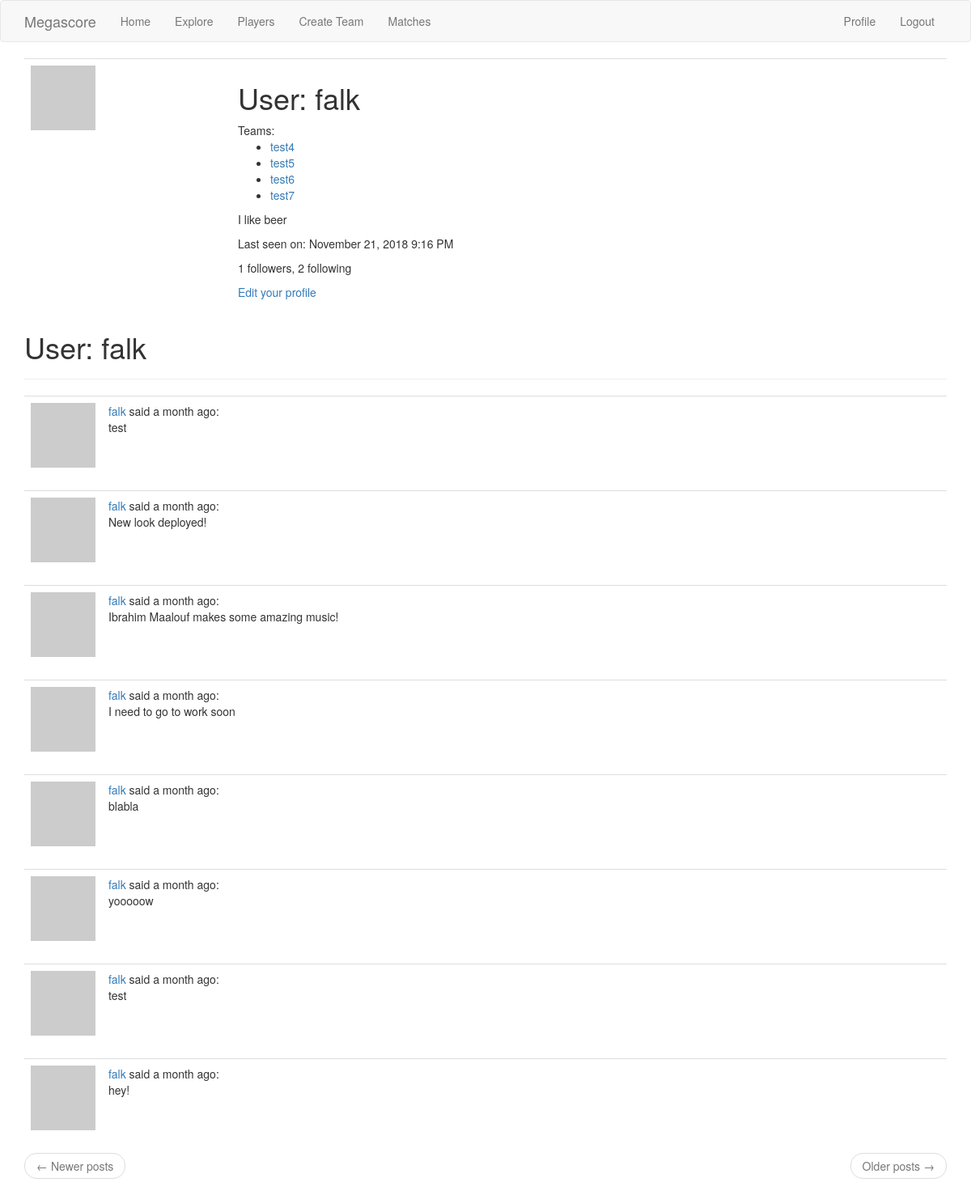
The page /user/falk (signed in) on the database as committed earlier.
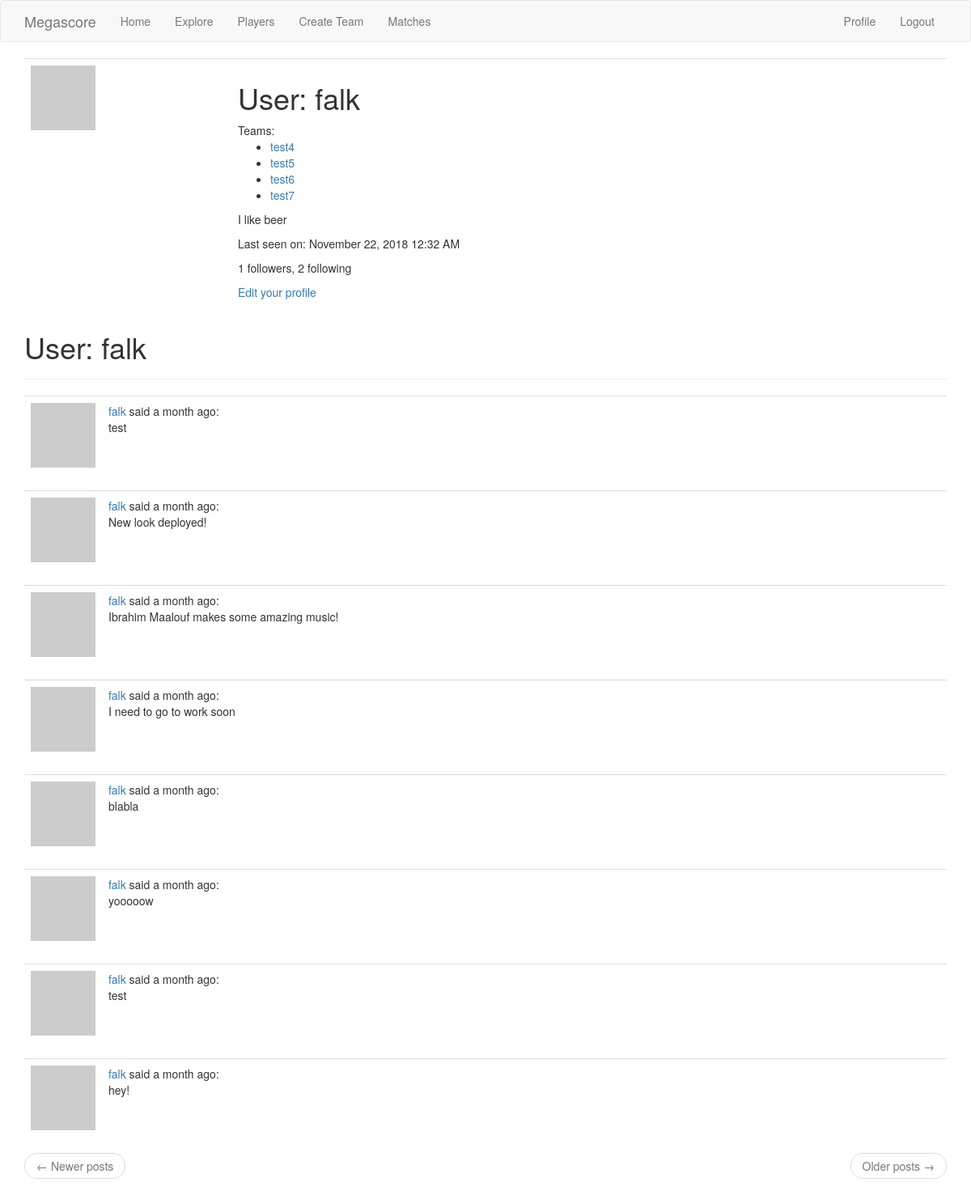
The same page on the database as committed later.
### app/models.py (models this page shows, shortened)
class User(UserMixin, db.Model):
    id = db.Column(db.Integer, primary_key=True)
    username = db.Column(db.String(64), index=True, unique=True)
    email = db.Column(db.String(120), index=True, unique=True)
    password_hash = db.Column(db.String(128))
    posts = db.relationship('Post', backref='author', lazy='dynamic')
    about_me = db.Column(db.String(140))
    last_seen = db.Column(db.DateTime, default=datetime.utcnow)
    def avatar(self, size):
        digest = md5(self.email.lower().encode('utf-8')).hexdigest()
        return 'https://www.gravatar.com/avatar/{}?d=identicon&s={}'.format(digest, size)
    followed = db.relationship(
        'User', secondary=followers,
        primaryjoin=(followers.c.follower_id == id),
        secondaryjoin=(followers.c.followed_id == id),
        backref=db.backref('followers', lazy='dynamic'), lazy='dynamic'
    )

class FantasyTeam(db.Model):
    id = db.Column(db.Integer, primary_key=True)
    name = db.Column(db.Integer, nullable=False)
    user_id = db.Column(db.Integer, db.ForeignKey('user.id'))
    formation = db.Column(db.String(3))
    user = db.relationship('User', backref='fantasy_teams')

class Post(db.Model):
    id = db.Column(db.Integer, primary_key=True)
    body = db.Column(db.String(140))
    timestamp = db.Column(db.DateTime, index=True, default=datetime.utcnow)
    user_id = db.Column(db.Integer, db.ForeignKey('user.id'))

### app/main/routes.py (the view)
@bp.route('/user/<username>')
@login_required
def user(username):
    user = User.query.filter_by(username=username).first_or_404()
    page = request.args.get('page', 1, type=int)
    posts = user.posts.order_by(Post.timestamp.desc()).paginate(page, current_app.config['POSTS_PER_PAGE'], False)
    next_url = url_for('main.user', username=username, page=posts.next_num) if posts.has_next else None
    prev_url = url_for('main.user', username=username, page=posts.prev_num) if posts.has_prev else None
    return render_template('user.html', user=user, posts=posts.items, next_url=next_url, prev_url=prev_url)

### app/main/routes.py (called while the page is built)
@bp.before_app_request
def before_request():
    if current_user.is_authenticated:
        current_user.last_seen = datetime.utcnow()
        db.session.commit()

### app/models.py (called while the page is built)
@login.user_loader
def load_user(id):
    return User.query.get(int(id))

### app/templates/user.html
{% extends 'base.html' %}
{% block app_content %}
    <table class="table table-hover">
        <tr>
            <td width="256px"><img src="{{ user.avatar(128) }}"></td>
            <td>
                <h1>User: {{ user.username }}</h1>
                Teams:
                <ul>
                    {% for fteam in user.fantasy_teams %}
                    <li><a href="{{ url_for('main.my_fantasy_team', team_name=fteam.name) }}">{{ fteam.name }}</a></li>
                    {% endfor %}
                </ul>
                {% if user.about_me %}<p>{{ user.about_me }}</p>{% endif %}
                {% if user.last_seen %}<p>Last seen on: {{ moment(user.last_seen).format('LLL') }}</p>{% endif %}
                <p>{{ user.followers.count() }} followers, {{ user.followed.count() }} following</p>
                {% if user == current_user %}
                    <p><a href="{{ url_for('main.edit_profile') }}">Edit your profile</a></p>
                {% elif not current_user.is_following(user) %}
                    <p><a href="{{ url_for('main.follow', username=user.username) }}">Follow</a></p>
                {% else %}
                    <p><a href="{{ url_for('main.unfollow', username=user.username) }}">Unfollow</a></p>
                {% endif %}
            </td>
        </tr>
    </table>
    <h1>User: {{ user.username }}</h1>
    <hr>
    {% for post in posts %}
        {% include '_post.html' %}
    {% endfor %}
    <nav aria-label="...">
        <ul class="pager">
            <li class="previous{% if not prev_url %} disabled{% endif %}">
                <a href="{{ prev_url or '#' }}">
                    <span aria-hidden="true">&larr;</span> Newer posts
                </a>
            </li>
            <li class="next{% if not next_url %} disabled{% endif %}">
                <a href="{{ next_url or '#' }}">
                    Older posts <span aria-hidden="true">&rarr;</span>
                </a>
            </li>
        </ul>
    </nav>
{% endblock %}

### app/templates/base.html (shortened to what this page needs)
{% extends 'bootstrap/base.html' %}
{% block navbar %}
    <nav class="navbar navbar-default">
        <div class="container">
            <div class="navbar-header">
                <a class="navbar-brand" href="{{ url_for('main.index') }}">Megascore</a>
            </div>
            <div class="collapse navbar-collapse" id="bs-example-navbar-collapse-1">
                <ul class="nav navbar-nav">
                    <li><a href="{{ url_for('main.index') }}">Home</a></li>
                    <li><a href="{{ url_for('main.explore') }}">Explore</a></li>
                    <li><a href="{{ url_for('main.view_players') }}">Players</a></li>
                    <li><a href="{{ url_for('main.create_team') }}">Create Team</a></li>
                    <li><a href="{{ url_for('main.matches') }}">Matches</a></li>
                </ul>
                <ul class="nav navbar-nav navbar-right">
                    {% if current_user.is_anonymous %}
                    <li><a href="{{ url_for('auth.login') }}">Login</a></li>
                    {% else %}
                    <li><a href="{{ url_for('main.user', username=current_user.username) }}">Profile</a></li>
                    <li><a href="{{ url_for('auth.logout') }}">Logout</a></li>
                    {% endif %}
                </ul>
            </div>
        </div>
    </nav>
{% endblock %}
{% block content %}
    <div class="container">
        {% block app_content %}{% endblock %}
    </div>
{% endblock %}
{% block styles %}
    {{super()}}
{% endblock %}

### app/templates/_post.html
<table class="table table-hover">
    <tr>
        <td width="70px">
            <a href="{{ url_for('main.user', username=post.author.username) }}">
                <img src="{{ post.author.avatar(36) }}">
            </a>
        </td>
        <td>
            <a href="{{ url_for('main.user', username=post.author.username) }}" post.author.username }}>
                {{ post.author.username }}
            </a>
            said {{ moment(post.timestamp).fromNow() }}: <br>
            {{ post.body }}
        </td>
    </tr>
</table>

Rows that differ between the two databases and show on the page:
changed User "falk": last_seen "November 21, 2018 9:16 PM" → "November 22, 2018 12:32 AM"
